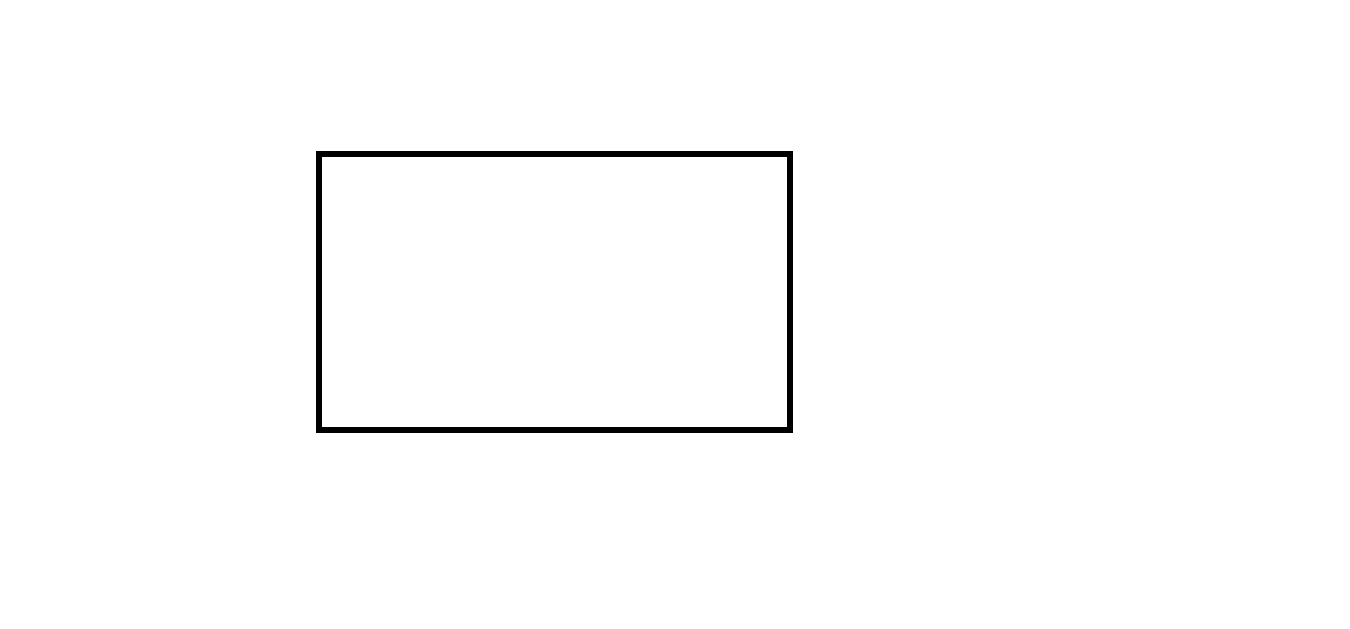
#> input picture images/rect.png, 1350 x 629 px, given in place of the camera
$ python task_6_line_intersections.py
#> lines starting #> are read from the running program, lines starting #| are printed output that depends on the picture; after the words box and inside, x2 and y2 are one past the last pixel; in counts of white or black regions, pixels touching at a corner belong together
### utils/image_processing.py
import cv2
import numpy as np


def resize_image_keep_ratio(image, max_height, max_width):
    h, w = image.shape[0], image.shape[1]

    #######################
    # YOUR CODE GOES HERE #
    #######################
    ratio = w / h
    if w > max_width:
        w = max_width
        h = int(w / ratio)
    elif h > max_height:
        h = max_height
        w = int(h * ratio)
    image = cv2.resize(image, (w, h))
    return image


def get_card_mask_for_image(image, card_ratio, scale):
    h, w, = image.shape[0], image.shape[1]

    #######################
    # YOUR CODE GOES HERE #
    #######################
    mask = np.ones((h,w,3))

    if w > h:
        card_w = w
        card_h = int(card_w * card_ratio)

        h_diff = h - card_h
        h_outer_pad = int(h_diff / 2)

        mask[h_outer_pad:card_h + h_outer_pad,:,:] = 1

        inner_w = int(card_w * scale)
        inner_h = int(card_h * scale)

        w_inner_diff = card_w - inner_w
        h_inner_diff = card_h - inner_h
        top = int(h_inner_diff / 2)
        left = int(w_inner_diff / 2)

        mask[h_outer_pad + top:inner_h + h_outer_pad + top,left:inner_w + left,:] = 0
    else:
        card_h = h
        card_w = int(card_h * card_ratio)
        #TODO
        w_diff = w - card_w


    return mask

### utils/canny.py
import cv2


def canny_edge_detection(image, t1=50, t2=200, gaussian_blur_size=3, gaussian_blur_sigma=0):
    blurred = cv2.GaussianBlur(image, (gaussian_blur_size,gaussian_blur_size), gaussian_blur_sigma)
    edges = cv2.Canny(blurred, t1, t2)
    #######################
    # YOUR CODE GOES HERE #
    #######################

    return edges

### utils/hough.py
import cv2
import numpy as np


def get_hough_lines(edges, threshold, line_min_length, line_max_gap):
    lines = cv2.HoughLinesP(edges, theta=np.pi/180, rho=1,threshold=threshold, minLineLength=line_min_length, maxLineGap=line_max_gap)

    #######################
    # YOUR CODE GOES HERE #
    #######################

    return lines

### utils/geometry.py
import numpy as np

def find_line_equation(line):
    if len(line) == 2:
        x1, y1 = line[0]
        x2, y2 = line[1]
    else:
        x1, y1, x2, y2 = line

    k = (y1 - y2) / (x1 - x2)
    b = y1 - k * x1

    return k, b

def line_intersection(line1, line2):
    k1, b1 = find_line_equation(line1)
    k2, b2 = find_line_equation(line2)

    x = (b2 - b1) / (k1 - k2)
    y = k1 * x + b1

    #######################
    # YOUR CODE GOES HERE #
    #######################

    return x, y


def find_orthogonal_lines(lines):
    I = []
    J = []
    #######################
    # YOUR CODE GOES HERE #
    #######################
    for i in range(len(lines)):
        for j in range(i + 1, len(lines)):
            line1 = lines[i][0]
            line2 = lines[j][0]

            angle1 = np.arctan2(line1[3] - line1[1], line1[2] - line1[0]) * 180 / np.pi
            angle2 = np.arctan2(line2[3] - line2[1], line2[2] - line2[0]) * 180 / np.pi

            angle_diff = np.abs(angle1 - angle2)

            if angle_diff > 80 and np.abs(angle_diff - 90) < 10:
                I.append(i)
                J.append(j)

    I = np.array(I)
    J = np.array(J)
    return I, J


def find_line_intersections(lines, I, J, inside):
    h, w = inside

    points = []
    pairs = []

    for idx in range(I.size):
        i = I[idx]
        j = J[idx]
        x, y = line_intersection(lines[i][0], lines[j][0])

        #######################
        # YOUR CODE GOES HERE #
        #######################

        if x >= 0 and x < w and y >= 0 and y < h:
            points.append((x, y))
            pairs.append((i, j))

    points = np.array(points)
    pairs = np.array(pairs)

    return points, pairs


# [101 lines left out: function find_rectangles_from_line_intersections, not called in this run]

### task_6_line_intersections.py
### Task 6
# Finish the find_line_intersections function.
# The function should return the intersection points from the given pairs.

import cv2
import numpy as np
import random
from utils.geometry import find_orthogonal_lines, find_line_intersections
from utils.image_processing import resize_image_keep_ratio, get_card_mask_for_image
from utils.canny import canny_edge_detection
from utils.hough import get_hough_lines


def task_6():
    MAX_HEIGHT = 500
    MAX_WIDTH = 500
    CARD_RATIO = 0.625

    cam = cv2.VideoCapture(0)
    while True:

        # Read image from camera
        _, image = cam.read()
#> image is the input picture: shape (629, 1350, 3); 98.9% white; 1 black region, box (x1, y1, x2, y2) and area: (316, 151, 793, 433) 8964

        if image is not None:

            # Resize image to max height or max width
            image = resize_image_keep_ratio(image, MAX_HEIGHT, MAX_WIDTH)
            image_original = image.copy()

            # Get image size
            h, w, _ = image.shape
#> h = 232; w = 500

            # Mask the image
            mask = (get_card_mask_for_image(image, CARD_RATIO, 0.8) * 255).astype(np.uint8)
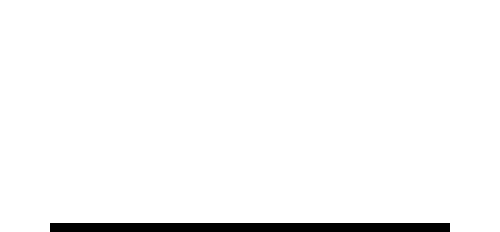
#> mask: shape (232, 500, 3); 96.9% white; 1 black region, box (x1, y1, x2, y2) and area: (50, 223, 450, 232) 3600
            mask_blurred = cv2.GaussianBlur(mask, (21, 21), 10)
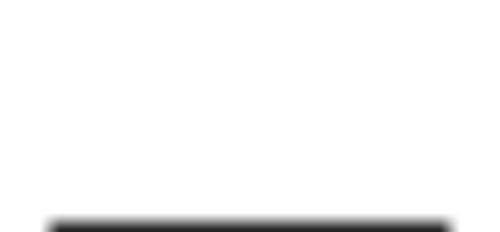
#> mask_blurred: shape (232, 500, 3); min 36, max 255, mean 247.1
            image = np.round(image * (mask_blurred / 255)).astype(np.uint8)

            # Canny edge detection
            edges = canny_edge_detection(image)
#> in canny_edge_detection, `edges = cv2.Canny(blurred, t1, t2)`:
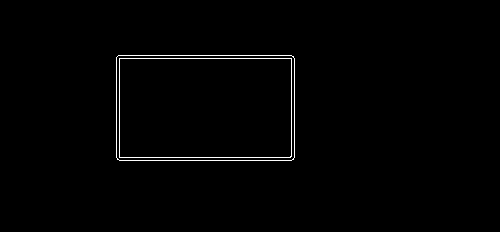
#> edges: shape (232, 500); 0.95% white in thin lines or dots, all inside (x1, y1, x2, y2) = (116, 55, 295, 161)

            # Probabilistic Hough Transform (please read)
            lines = get_hough_lines(edges, 60, 50, 10)
#> in get_hough_lines, `lines = cv2.HoughLinesP(edges, theta=np.pi/180, rho=1,threshold=thresh..`: lines = [[118, 55, 291, 55], [116, 58, 294, 58], [119, 160, 291, 160], [116, 157, 294, 157], [291, 156, 291, 59], [294, 156, 294, 59], [116, 156, 116, 57], [119, 156, 119, 59]]

            # If there are lines and the number of lines is less than the given number
            if lines is not None and lines.shape[0] < 300:

                # Find orthogonal lines
                I, J = find_orthogonal_lines(lines)
#> the loop in find_orthogonal_lines, `for i in range(len(lines)):` made 8 passes
#> after the loop in find_orthogonal_lines, `for i in range(len(lines)):`: I = [0, 0, 0, 0, 1, 1, 1, 1, 2, 2, 2, 2, 3, 3, 3, 3]; J = [4, 5, 6, 7, 4, 5, 6, 7, 4, 5, 6, 7, 4, 5, 6, 7]
#> I = [0, 0, 0, 0, 1, 1, 1, 1, 2, 2, 2, 2, 3, 3, 3, 3]; J = [4, 5, 6, 7, 4, 5, 6, 7, 4, 5, 6, 7, 4, 5, 6, 7]

                # Find line intersections
                x_points, x_pairs = find_line_intersections(lines, I, J, (h, w))
#> the loop in find_line_intersections, `for idx in range(I.size):` made 16 passes
#> (i, j, b1 in line_intersection) on passes 1 to 12: (0, 4, 55), (0, 5, 55), (0, 6, 55), (0, 7, 55), (1, 4, 58), (1, 5, 58), (1, 6, 58), (1, 7, 58), (2, 4, 160), (2, 5, 160), (2, 6, 160), (2, 7, 160)
#> after the loop in find_line_intersections, `for idx in range(I.size):`: pairs = []
#> in find_line_intersections, `points = np.array(points)`: points = empty array
#> x_points = empty array; x_pairs = empty array

                for point in x_points:
                    x, y = int(point[0]), int(point[1])
                    cv2.circle(image, (x, y), 3, (random.randint(0, 255), random.randint(0, 255), random.randint(0, 255)), 3)
#> this loop made 0 passes

            cv2.imshow('camera', image_original)
            cv2.imshow('image', image)

        if cv2.waitKey(1) == 27:
#> (key Esc is pressed here)
            break  # esc to quit
    cv2.destroyAllWindows()


if __name__ == '__main__':
    task_6()
